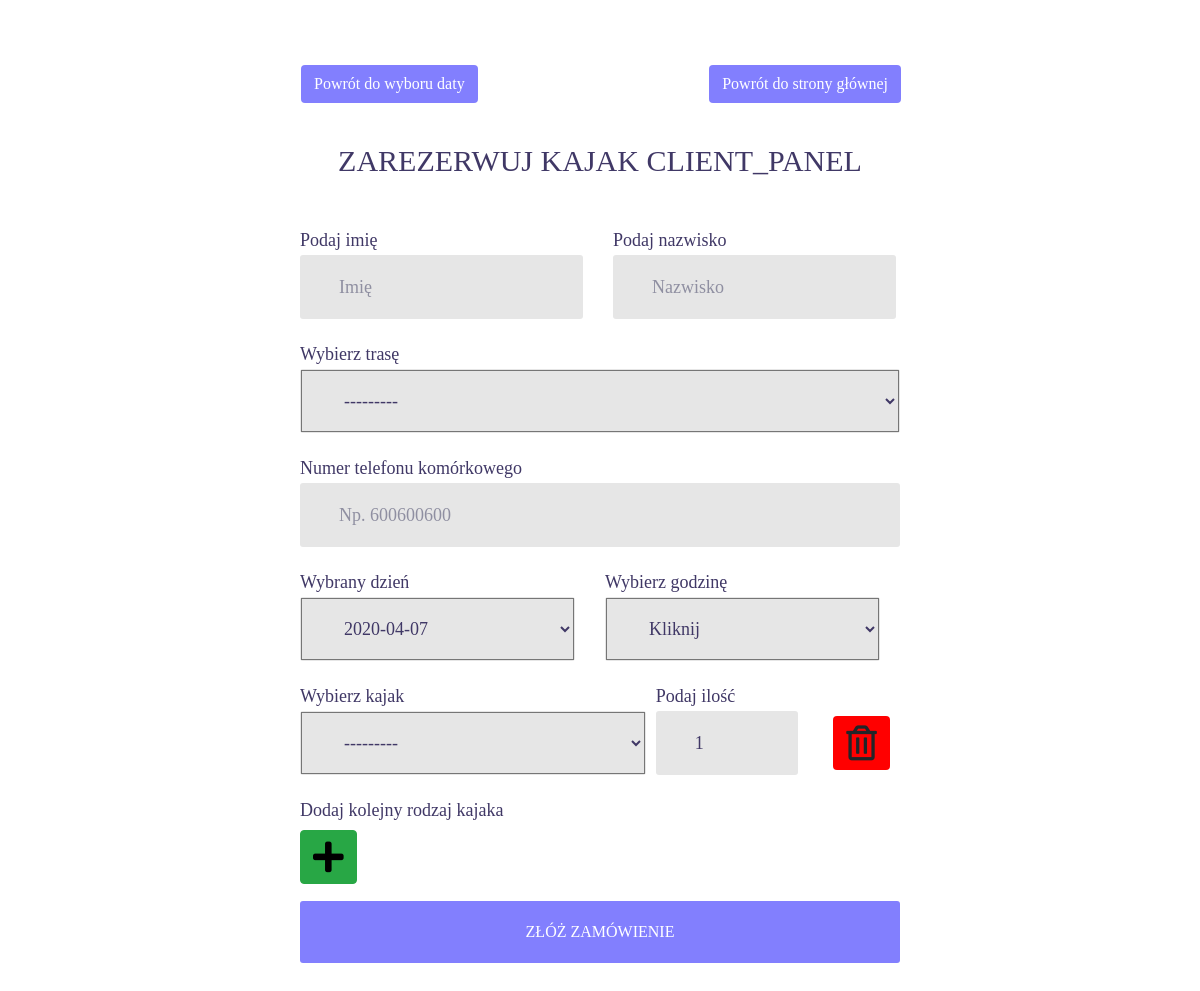
/client_panel/booking/create/, run on an earlier commit of the app's database.
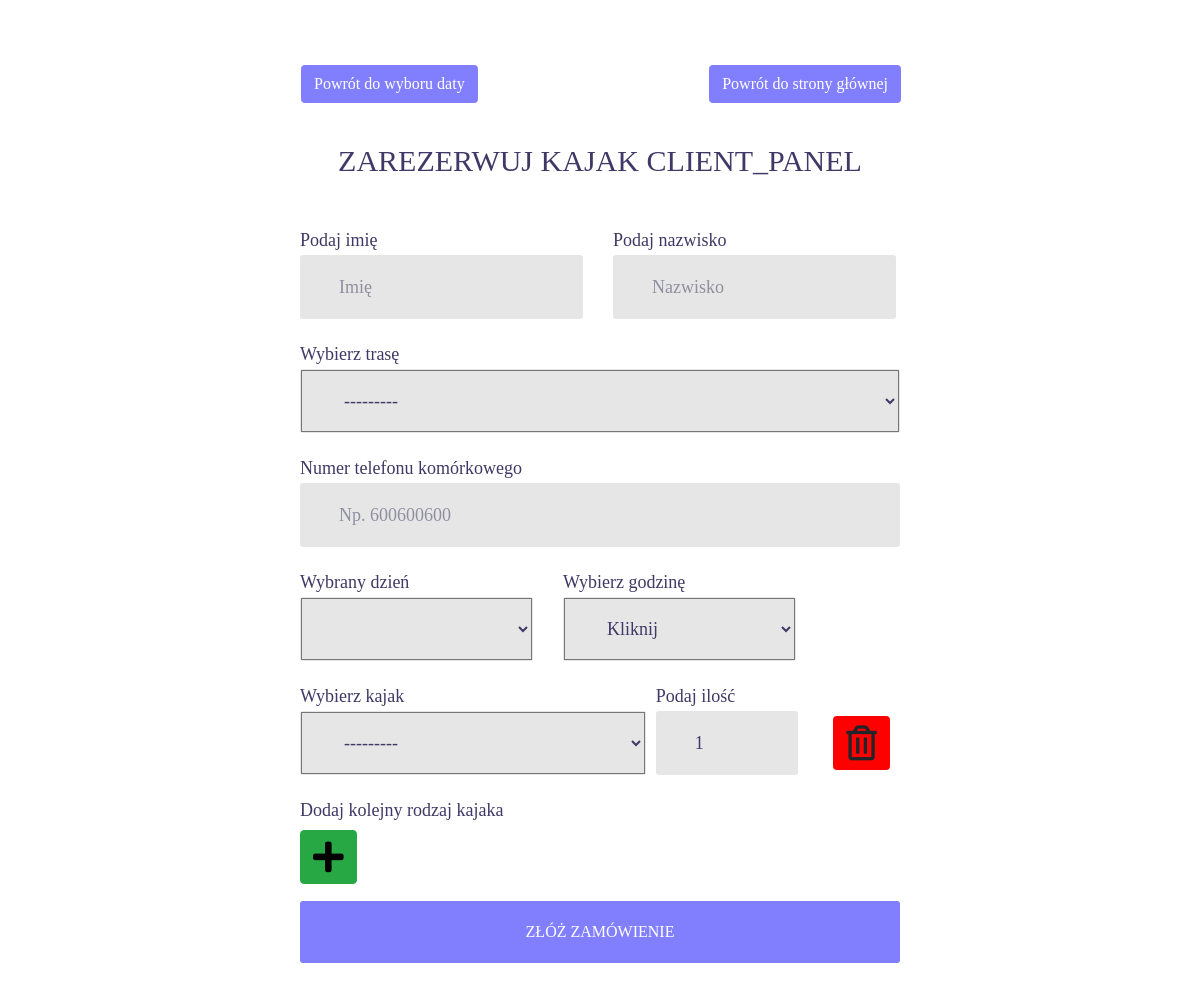
And on a later commit of the database.
### client_panel/models.py (models this page shows)
class BookingDate(models.Model):
    booking_date = models.DateField()
    def __str__(self):
        return '{}'.format(self.booking_date)

### client_panel/views.py (the view, shortened to what this page needs)
# urls.py: path('create/', BookingCreateView.as_view(), name='app1_create'),
class BookingCreateView(CreateView):
    model = Booking
    template_name = 'client_panel/booking/create.html'
    form_class = BookingCreateForm
    success_url = reverse_lazy('registration:login')
    def get_context_data(self, **kwargs):
        data = super(BookingCreateView, self).get_context_data(**kwargs)
        data['current_time'] = datetime.datetime.now().time()
        data['start_break'] = datetime.time(12)
        data['stop_break'] = datetime.time(12, 30)
        if self.request.POST:
            data['kayak_set'] = TermKayaksFormSet(self.request.POST, instance=self.object, prefix='kayak_set')
        else:
            data['kayak_set'] = TermKayaksFormSet(instance=self.object, prefix='kayak_set')
        return data

### client_panel/forms.py (shortened to what this page needs)
class BookingCreateForm(forms.ModelForm):
    class Meta:
        model = Booking
        exclude = ['user', 'email']

### client_panel/forms.py (called while the page is built)
    def full_clean(self):
        super(CustomFormSet, self).full_clean()
        for error in self._non_form_errors.as_data():
            if error.code == 'too_many_forms':
                error.message = "Maksymalna ilość dodatkowych pól z kajakami to %d." % self.max_num

### client_panel/models.py (called while the page is built)
def booking_dates_limit():
    current_day = datetime.datetime.now().date()
    booking_dates_list = BookingDate.objects.values_list('booking_date', flat=True)
    current_time = datetime.datetime.now().time()
    change_time = datetime.time(12)
    if current_day in booking_dates_list:
        if current_time < change_time:
            return {'booking_date__exact': datetime.datetime.now().date()}
        elif current_time >= change_time:
            return {'booking_date__gt': datetime.datetime.now().date()}
    else:
        return {'booking_date__gt': datetime.datetime.now().date()}

    def __str__(self):
        return '{}. Dostępnosc {}'.format(self.name, self.store)

    def __str__(self):
        return 'Trasa {}, dystans: {}'.format(self.name, self.distance)

### templates/client_panel/booking/create.html (shortened to what the changed rows need)
{% extends "base.html" %}
{% load static %}
{% load widget_tweaks %}
{% load bootstrap4 %}
{% block body %}
<div class="limiter">
	<div class="container-login100">
		<div class="row wrap-login100 p-t-50 p-b-90" style="width:600px">
			{% if current_time >= start_break and current_time <= stop_break %}
				<div class="p-t-50" style="width: 100%">
					<span class="login100-form-title p-b-40 p-t-100" style="text-align:center">Przerwa techniczna</span>
					<span class="login100-form-title p-b-150" style="text-align:center">Wracamy o 12:30 :)</span>
				</div>
			{% else %}
				<form class="login100-form validate-form flex-sb flex-w" method="post" role="form">
				<span class="login100-form-title p-b-51 p-t-40">
					Zarezerwuj kajak CLIENT_PANEL
				</span>
				<div class="row">
					<div class="col-sm-6">
						<span class="input100" style="height: 25px; padding: 0px">Podaj imię</span>
						<div class="wrap-input100 m-b-25">
							{{ form.first_name|add_class:"input100"|attr:"type:text"|attr:"placeholder:Imię"|attr:"name:first_name" }}
						</div>
					</div>
					<div class="col-sm-6">
						<span class="input100" style="height: 25px; padding: 0px">Podaj nazwisko</span>
						<div class="wrap-input100 m-b-25">
							{{ form.last_name|add_class:"input100"|attr:"type:text"|attr:"placeholder:Nazwisko"|attr:"name:last_name" }}
						</div>
					</div>
				</div>
				<span class="input100" style="height: 25px; padding: 0px">Wybierz trasę</span>
				<div class="wrap-input100 validate-input m-b-25">
					{{ form.route|add_class:"input100"|attr:"name:route" }}
				</div>
				<span class="input100" style="height: 25px; padding: 0px">Numer telefonu komórkowego</span>
				<div class="wrap-input100 validate-input m-b-25">
					{{ form.phone|add_class:"input100"|attr:"name:phone"|attr:"placeholder:Np. 600600600" }}
				</div>
				<div class="row">
					<div class="col-sm-6">
							<span class="input100" style="height: 25px; padding: 0px">Wybrany dzień</span>
							<div class="wrap-input100 validate-input m-b-25 m-r-250">
								{{ form.booking_date|add_class:"input100" }}
							</div>
						</div>
					<div class="col-sm-6">
						<span class="input100" style="height: 25px; padding: 0px">Wybierz godzinę</span>
						<div class="wrap-input100 validate-input m-b-25">
							{{ form.time|add_class:"input100"|attr:"type:time"|attr:"name:time" }}
						</div>
					</div>
				</div>
				{% for form in kayak_set %}
					<div class="row form-row spacer">
						<div class="col-sm-7">
							<span class="input100" style="height: 25px; padding: 0px">Wybierz kajak</span>
							<div class="wrap-input100 validate-input m-b-25" data-validate = "">
								{{ form.kayak|add_class:"input100"|attr:"type:text" }}
							</div>
						</div>
						<div class="col-sm-3">
							<span class="input100" style="height: 25px; padding: 0px">Podaj ilość</span>
							<div class="wrap-input100 validate-input m-b-25" data-validate = "">
								{{ form.quantity|add_class:"input100"|attr:"type:number" }}
							</div>
						</div>
						<div class="col-sm-2">
								<span class="input100" style="height: 25px; padding: 0px"><br></span>
								<a class="btn remove-form-row m-l-25 m-t-5" style="background-color: red;"><i class="far fa-trash-alt" style="font-size: 35px;"></i></a>
						</div>
					</div>
				{% endfor %}
				<span class="input100" style="height: 25px; padding: 0px">Dodaj kolejny rodzaj kajaka</span>
				<a href="#" id="add_form" class="btn btn-success add-form-row m-t-5" style="color: black"><i class="fas fa-plus" style="font-size: 35px;"></i></a>
				<div class="container-login100-form-btn m-t-17">
					<button class="login100-form-btn">
						Złóż zamówienie
					</button>
				</div>
			</form>
			{% endif %}
		</div>
	</div>
</div>
{% endblock %}

What changed in the data, as far as the page shows it:
removed BookingDate: booking_date "2020-04-07"
